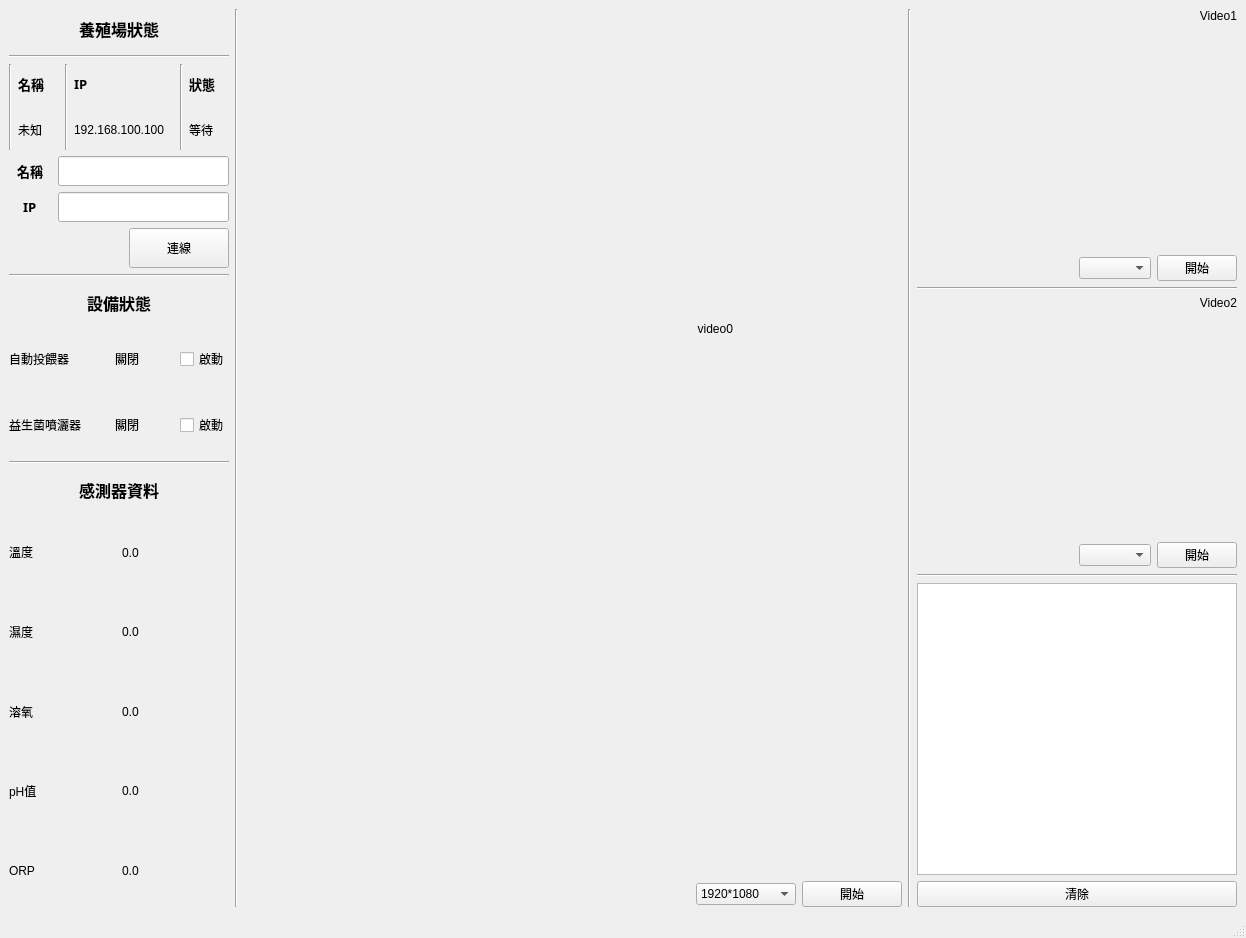
<?xml version="1.0" encoding="UTF-8"?>
<ui version="4.0">
 <class>AquaPlayer</class>
 <widget class="QMainWindow" name="AquaPlayer">
  <property name="geometry">
   <rect>
    <x>0</x>
    <y>0</y>
    <width>1246</width>
    <height>938</height>
   </rect>
  </property>
  <property name="windowTitle">
   <string>智慧養殖儀錶板</string>
  </property>
  <widget class="QWidget" name="centralwidget">
   <property name="sizePolicy">
    <sizepolicy hsizetype="Preferred" vsizetype="Preferred">
     <horstretch>0</horstretch>
     <verstretch>0</verstretch>
    </sizepolicy>
   </property>
   <layout class="QHBoxLayout" name="horizontalLayout_2" stretch="1,0,3,0,1">
    <item>
     <layout class="QVBoxLayout" name="verticalLayout_a">
      <property name="sizeConstraint">
       <enum>QLayout::SetMinimumSize</enum>
      </property>
      <item>
       <layout class="QVBoxLayout" name="layout_A1">
        <item>
         <layout class="QHBoxLayout" name="horizontalLayout_4">
          <item alignment="Qt::AlignHCenter">
           <widget class="QLabel" name="labTitle">
            <property name="sizePolicy">
             <sizepolicy hsizetype="Preferred" vsizetype="Preferred">
              <horstretch>0</horstretch>
              <verstretch>0</verstretch>
             </sizepolicy>
            </property>
            <property name="minimumSize">
             <size>
              <width>0</width>
              <height>20</height>
             </size>
            </property>
            <property name="maximumSize">
             <size>
              <width>16777215</width>
              <height>40</height>
             </size>
            </property>
            <property name="font">
             <font>
              <family>微軟正黑體</family>
              <pointsize>12</pointsize>
              <weight>75</weight>
              <bold>true</bold>
             </font>
            </property>
            <property name="text">
             <string>養殖場狀態</string>
            </property>
           </widget>
          </item>
         </layout>
        </item>
        <item>
         <widget class="Line" name="line_5">
          <property name="orientation">
           <enum>Qt::Horizontal</enum>
          </property>
         </widget>
        </item>
        <item>
         <layout class="QHBoxLayout" name="horizontalLayout_16">
          <item>
           <widget class="Line" name="line_4">
            <property name="orientation">
             <enum>Qt::Vertical</enum>
            </property>
           </widget>
          </item>
          <item>
           <layout class="QVBoxLayout" name="verticalLayout_3">
            <item>
             <widget class="QLabel" name="labNameTitle">
              <property name="sizePolicy">
               <sizepolicy hsizetype="Preferred" vsizetype="Preferred">
                <horstretch>1</horstretch>
                <verstretch>0</verstretch>
               </sizepolicy>
              </property>
              <property name="minimumSize">
               <size>
                <width>0</width>
                <height>30</height>
               </size>
              </property>
              <property name="maximumSize">
               <size>
                <width>16777215</width>
                <height>40</height>
               </size>
              </property>
              <property name="font">
               <font>
                <family>微軟正黑體</family>
                <pointsize>10</pointsize>
                <weight>75</weight>
                <bold>true</bold>
               </font>
              </property>
              <property name="text">
               <string>名稱</string>
              </property>
             </widget>
            </item>
            <item>
             <widget class="QLabel" name="labName">
              <property name="sizePolicy">
               <sizepolicy hsizetype="Preferred" vsizetype="Preferred">
                <horstretch>1</horstretch>
                <verstretch>0</verstretch>
               </sizepolicy>
              </property>
              <property name="minimumSize">
               <size>
                <width>0</width>
                <height>30</height>
               </size>
              </property>
              <property name="maximumSize">
               <size>
                <width>16777215</width>
                <height>40</height>
               </size>
              </property>
              <property name="text">
               <string>未知</string>
              </property>
             </widget>
            </item>
           </layout>
          </item>
          <item>
           <widget class="Line" name="line_7">
            <property name="orientation">
             <enum>Qt::Vertical</enum>
            </property>
           </widget>
          </item>
          <item>
           <layout class="QVBoxLayout" name="verticalLayout_2">
            <item>
             <widget class="QLabel" name="labIPTitle">
              <property name="sizePolicy">
               <sizepolicy hsizetype="Preferred" vsizetype="Preferred">
                <horstretch>2</horstretch>
                <verstretch>0</verstretch>
               </sizepolicy>
              </property>
              <property name="minimumSize">
               <size>
                <width>0</width>
                <height>30</height>
               </size>
              </property>
              <property name="maximumSize">
               <size>
                <width>16777215</width>
                <height>40</height>
               </size>
              </property>
              <property name="font">
               <font>
                <family>微軟正黑體</family>
                <pointsize>10</pointsize>
                <weight>75</weight>
                <bold>true</bold>
               </font>
              </property>
              <property name="text">
               <string>IP</string>
              </property>
             </widget>
            </item>
            <item>
             <widget class="QLabel" name="labIP">
              <property name="sizePolicy">
               <sizepolicy hsizetype="Preferred" vsizetype="Preferred">
                <horstretch>2</horstretch>
                <verstretch>0</verstretch>
               </sizepolicy>
              </property>
              <property name="minimumSize">
               <size>
                <width>100</width>
                <height>30</height>
               </size>
              </property>
              <property name="maximumSize">
               <size>
                <width>16777215</width>
                <height>40</height>
               </size>
              </property>
              <property name="text">
               <string>192.168.100.100</string>
              </property>
             </widget>
            </item>
           </layout>
          </item>
          <item>
           <widget class="Line" name="line_8">
            <property name="minimumSize">
             <size>
              <width>0</width>
              <height>0</height>
             </size>
            </property>
            <property name="orientation">
             <enum>Qt::Vertical</enum>
            </property>
           </widget>
          </item>
          <item>
           <layout class="QVBoxLayout" name="verticalLayout_4">
            <item>
             <widget class="QLabel" name="labStatusTitle">
              <property name="sizePolicy">
               <sizepolicy hsizetype="Preferred" vsizetype="Preferred">
                <horstretch>1</horstretch>
                <verstretch>0</verstretch>
               </sizepolicy>
              </property>
              <property name="minimumSize">
               <size>
                <width>0</width>
                <height>30</height>
               </size>
              </property>
              <property name="maximumSize">
               <size>
                <width>16777215</width>
                <height>40</height>
               </size>
              </property>
              <property name="font">
               <font>
                <family>微軟正黑體</family>
                <pointsize>10</pointsize>
                <weight>75</weight>
                <bold>true</bold>
               </font>
              </property>
              <property name="text">
               <string>狀態</string>
              </property>
             </widget>
            </item>
            <item>
             <widget class="QLabel" name="labStatus">
              <property name="sizePolicy">
               <sizepolicy hsizetype="Preferred" vsizetype="Preferred">
                <horstretch>1</horstretch>
                <verstretch>0</verstretch>
               </sizepolicy>
              </property>
              <property name="minimumSize">
               <size>
                <width>0</width>
                <height>30</height>
               </size>
              </property>
              <property name="maximumSize">
               <size>
                <width>16777215</width>
                <height>40</height>
               </size>
              </property>
              <property name="text">
               <string>等待</string>
              </property>
             </widget>
            </item>
           </layout>
          </item>
         </layout>
        </item>
        <item>
         <layout class="QHBoxLayout" name="horizontalLayout_14">
          <item alignment="Qt::AlignHCenter">
           <widget class="QLabel" name="labNameKeyinTitle">
            <property name="sizePolicy">
             <sizepolicy hsizetype="Preferred" vsizetype="Preferred">
              <horstretch>1</horstretch>
              <verstretch>0</verstretch>
             </sizepolicy>
            </property>
            <property name="minimumSize">
             <size>
              <width>0</width>
              <height>30</height>
             </size>
            </property>
            <property name="maximumSize">
             <size>
              <width>16777215</width>
              <height>40</height>
             </size>
            </property>
            <property name="font">
             <font>
              <family>微軟正黑體</family>
              <pointsize>10</pointsize>
              <weight>75</weight>
              <bold>true</bold>
             </font>
            </property>
            <property name="text">
             <string>名稱</string>
            </property>
           </widget>
          </item>
          <item>
           <widget class="QLineEdit" name="txtName">
            <property name="sizePolicy">
             <sizepolicy hsizetype="Expanding" vsizetype="Fixed">
              <horstretch>4</horstretch>
              <verstretch>0</verstretch>
             </sizepolicy>
            </property>
            <property name="minimumSize">
             <size>
              <width>0</width>
              <height>30</height>
             </size>
            </property>
           </widget>
          </item>
         </layout>
        </item>
        <item>
         <layout class="QHBoxLayout" name="horizontalLayout">
          <item alignment="Qt::AlignHCenter">
           <widget class="QLabel" name="labIPKeyinTitle">
            <property name="sizePolicy">
             <sizepolicy hsizetype="Preferred" vsizetype="Preferred">
              <horstretch>1</horstretch>
              <verstretch>0</verstretch>
             </sizepolicy>
            </property>
            <property name="minimumSize">
             <size>
              <width>0</width>
              <height>30</height>
             </size>
            </property>
            <property name="maximumSize">
             <size>
              <width>16777215</width>
              <height>40</height>
             </size>
            </property>
            <property name="font">
             <font>
              <family>微軟正黑體</family>
              <pointsize>10</pointsize>
              <weight>75</weight>
              <bold>true</bold>
             </font>
            </property>
            <property name="text">
             <string>IP</string>
            </property>
           </widget>
          </item>
          <item>
           <widget class="QLineEdit" name="txtIP">
            <property name="sizePolicy">
             <sizepolicy hsizetype="Expanding" vsizetype="Fixed">
              <horstretch>4</horstretch>
              <verstretch>0</verstretch>
             </sizepolicy>
            </property>
            <property name="minimumSize">
             <size>
              <width>0</width>
              <height>30</height>
             </size>
            </property>
           </widget>
          </item>
         </layout>
        </item>
        <item>
         <layout class="QHBoxLayout" name="horizontalLayout_13">
          <item>
           <spacer name="horizontalSpacer_5">
            <property name="orientation">
             <enum>Qt::Horizontal</enum>
            </property>
            <property name="sizeHint" stdset="0">
             <size>
              <width>40</width>
              <height>20</height>
             </size>
            </property>
           </spacer>
          </item>
          <item>
           <widget class="QPushButton" name="btnConn">
            <property name="minimumSize">
             <size>
              <width>100</width>
              <height>30</height>
             </size>
            </property>
            <property name="maximumSize">
             <size>
              <width>16777215</width>
              <height>40</height>
             </size>
            </property>
            <property name="text">
             <string>連線</string>
            </property>
           </widget>
          </item>
         </layout>
        </item>
       </layout>
      </item>
      <item>
       <widget class="Line" name="line_3">
        <property name="orientation">
         <enum>Qt::Horizontal</enum>
        </property>
       </widget>
      </item>
      <item>
       <layout class="QVBoxLayout" name="layout_A2" stretch="0,1,1">
        <item>
         <layout class="QVBoxLayout" name="verticalLayout">
          <item alignment="Qt::AlignHCenter">
           <widget class="QLabel" name="labDeviceStatus">
            <property name="minimumSize">
             <size>
              <width>0</width>
              <height>0</height>
             </size>
            </property>
            <property name="maximumSize">
             <size>
              <width>16777215</width>
              <height>40</height>
             </size>
            </property>
            <property name="font">
             <font>
              <family>微軟正黑體</family>
              <pointsize>12</pointsize>
              <weight>75</weight>
              <bold>true</bold>
             </font>
            </property>
            <property name="text">
             <string>設備狀態</string>
            </property>
           </widget>
          </item>
         </layout>
        </item>
        <item>
         <layout class="QHBoxLayout" name="horizontalLayout_9" stretch="2,2,1">
          <item>
           <widget class="QLabel" name="labDev1">
            <property name="sizePolicy">
             <sizepolicy hsizetype="Preferred" vsizetype="Preferred">
              <horstretch>1</horstretch>
              <verstretch>0</verstretch>
             </sizepolicy>
            </property>
            <property name="minimumSize">
             <size>
              <width>100</width>
              <height>60</height>
             </size>
            </property>
            <property name="text">
             <string>自動投餵器</string>
            </property>
           </widget>
          </item>
          <item>
           <widget class="QLabel" name="labDev1Status">
            <property name="sizePolicy">
             <sizepolicy hsizetype="Preferred" vsizetype="Preferred">
              <horstretch>1</horstretch>
              <verstretch>0</verstretch>
             </sizepolicy>
            </property>
            <property name="minimumSize">
             <size>
              <width>40</width>
              <height>0</height>
             </size>
            </property>
            <property name="text">
             <string>關閉</string>
            </property>
           </widget>
          </item>
          <item>
           <widget class="QCheckBox" name="cbAutoFeeder">
            <property name="text">
             <string>啟動</string>
            </property>
           </widget>
          </item>
         </layout>
        </item>
        <item>
         <layout class="QHBoxLayout" name="horizontalLayout_8" stretch="2,2,1">
          <item>
           <widget class="QLabel" name="labDev2">
            <property name="sizePolicy">
             <sizepolicy hsizetype="Preferred" vsizetype="Preferred">
              <horstretch>1</horstretch>
              <verstretch>0</verstretch>
             </sizepolicy>
            </property>
            <property name="minimumSize">
             <size>
              <width>100</width>
              <height>60</height>
             </size>
            </property>
            <property name="text">
             <string>益生菌噴灑器</string>
            </property>
           </widget>
          </item>
          <item>
           <widget class="QLabel" name="labDev2Status">
            <property name="sizePolicy">
             <sizepolicy hsizetype="Preferred" vsizetype="Preferred">
              <horstretch>1</horstretch>
              <verstretch>0</verstretch>
             </sizepolicy>
            </property>
            <property name="minimumSize">
             <size>
              <width>40</width>
              <height>0</height>
             </size>
            </property>
            <property name="autoFillBackground">
             <bool>false</bool>
            </property>
            <property name="text">
             <string>關閉</string>
            </property>
           </widget>
          </item>
          <item>
           <widget class="QCheckBox" name="cbProbioticSprayer">
            <property name="text">
             <string>啟動</string>
            </property>
           </widget>
          </item>
         </layout>
        </item>
       </layout>
      </item>
      <item>
       <widget class="Line" name="line_6">
        <property name="orientation">
         <enum>Qt::Horizontal</enum>
        </property>
       </widget>
      </item>
      <item>
       <layout class="QVBoxLayout" name="layout_A3">
        <item alignment="Qt::AlignHCenter">
         <widget class="QLabel" name="labSensorType">
          <property name="sizePolicy">
           <sizepolicy hsizetype="Preferred" vsizetype="Preferred">
            <horstretch>0</horstretch>
            <verstretch>0</verstretch>
           </sizepolicy>
          </property>
          <property name="minimumSize">
           <size>
            <width>0</width>
            <height>20</height>
           </size>
          </property>
          <property name="maximumSize">
           <size>
            <width>16777215</width>
            <height>40</height>
           </size>
          </property>
          <property name="font">
           <font>
            <family>微軟正黑體</family>
            <pointsize>12</pointsize>
            <weight>75</weight>
            <bold>true</bold>
           </font>
          </property>
          <property name="text">
           <string>感測器資料</string>
          </property>
         </widget>
        </item>
        <item>
         <layout class="QHBoxLayout" name="tempLayout" stretch="1,1">
          <item alignment="Qt::AlignVCenter">
           <widget class="QLabel" name="labTemp">
            <property name="sizePolicy">
             <sizepolicy hsizetype="Preferred" vsizetype="Preferred">
              <horstretch>1</horstretch>
              <verstretch>0</verstretch>
             </sizepolicy>
            </property>
            <property name="minimumSize">
             <size>
              <width>0</width>
              <height>60</height>
             </size>
            </property>
            <property name="text">
             <string>溫度</string>
            </property>
           </widget>
          </item>
          <item>
           <widget class="QLabel" name="labTempValue">
            <property name="sizePolicy">
             <sizepolicy hsizetype="Preferred" vsizetype="Preferred">
              <horstretch>3</horstretch>
              <verstretch>0</verstretch>
             </sizepolicy>
            </property>
            <property name="text">
             <string>0.0</string>
            </property>
           </widget>
          </item>
         </layout>
        </item>
        <item>
         <layout class="QHBoxLayout" name="humLayout" stretch="1,1">
          <item>
           <widget class="QLabel" name="labHum">
            <property name="sizePolicy">
             <sizepolicy hsizetype="Preferred" vsizetype="Preferred">
              <horstretch>1</horstretch>
              <verstretch>0</verstretch>
             </sizepolicy>
            </property>
            <property name="minimumSize">
             <size>
              <width>0</width>
              <height>60</height>
             </size>
            </property>
            <property name="text">
             <string>濕度</string>
            </property>
           </widget>
          </item>
          <item>
           <widget class="QLabel" name="labHumValue">
            <property name="sizePolicy">
             <sizepolicy hsizetype="Preferred" vsizetype="Preferred">
              <horstretch>3</horstretch>
              <verstretch>0</verstretch>
             </sizepolicy>
            </property>
            <property name="text">
             <string>0.0</string>
            </property>
           </widget>
          </item>
         </layout>
        </item>
        <item>
         <layout class="QHBoxLayout" name="DOLayout" stretch="1,1">
          <item>
           <widget class="QLabel" name="labDO">
            <property name="sizePolicy">
             <sizepolicy hsizetype="Preferred" vsizetype="Preferred">
              <horstretch>1</horstretch>
              <verstretch>0</verstretch>
             </sizepolicy>
            </property>
            <property name="minimumSize">
             <size>
              <width>0</width>
              <height>60</height>
             </size>
            </property>
            <property name="text">
             <string>溶氧</string>
            </property>
           </widget>
          </item>
          <item>
           <widget class="QLabel" name="labDOValue">
            <property name="sizePolicy">
             <sizepolicy hsizetype="Preferred" vsizetype="Preferred">
              <horstretch>3</horstretch>
              <verstretch>0</verstretch>
             </sizepolicy>
            </property>
            <property name="text">
             <string>0.0</string>
            </property>
           </widget>
          </item>
         </layout>
        </item>
        <item>
         <layout class="QHBoxLayout" name="pHLayout" stretch="1,1">
          <item>
           <widget class="QLabel" name="labPH">
            <property name="sizePolicy">
             <sizepolicy hsizetype="Preferred" vsizetype="Preferred">
              <horstretch>1</horstretch>
              <verstretch>0</verstretch>
             </sizepolicy>
            </property>
            <property name="minimumSize">
             <size>
              <width>0</width>
              <height>60</height>
             </size>
            </property>
            <property name="text">
             <string>pH值</string>
            </property>
           </widget>
          </item>
          <item>
           <widget class="QLabel" name="labPHValue">
            <property name="sizePolicy">
             <sizepolicy hsizetype="Preferred" vsizetype="Preferred">
              <horstretch>3</horstretch>
              <verstretch>0</verstretch>
             </sizepolicy>
            </property>
            <property name="text">
             <string>0.0</string>
            </property>
           </widget>
          </item>
         </layout>
        </item>
        <item>
         <layout class="QHBoxLayout" name="ORPLayout" stretch="1,1">
          <item>
           <widget class="QLabel" name="labORPValue">
            <property name="sizePolicy">
             <sizepolicy hsizetype="Preferred" vsizetype="Preferred">
              <horstretch>1</horstretch>
              <verstretch>0</verstretch>
             </sizepolicy>
            </property>
            <property name="minimumSize">
             <size>
              <width>0</width>
              <height>60</height>
             </size>
            </property>
            <property name="text">
             <string>ORP</string>
            </property>
           </widget>
          </item>
          <item>
           <widget class="QLabel" name="labORP">
            <property name="sizePolicy">
             <sizepolicy hsizetype="Preferred" vsizetype="Preferred">
              <horstretch>3</horstretch>
              <verstretch>0</verstretch>
             </sizepolicy>
            </property>
            <property name="text">
             <string>0.0</string>
            </property>
           </widget>
          </item>
         </layout>
        </item>
       </layout>
      </item>
     </layout>
    </item>
    <item>
     <widget class="Line" name="line_10">
      <property name="orientation">
       <enum>Qt::Vertical</enum>
      </property>
     </widget>
    </item>
    <item>
     <layout class="QVBoxLayout" name="verticalLayout_b" stretch="1,0">
      <item>
       <layout class="QHBoxLayout" name="horizontalLayout_10">
        <item alignment="Qt::AlignHCenter|Qt::AlignVCenter">
         <widget class="QLabel" name="labVideo0">
          <property name="sizePolicy">
           <sizepolicy hsizetype="Minimum" vsizetype="Minimum">
            <horstretch>0</horstretch>
            <verstretch>0</verstretch>
           </sizepolicy>
          </property>
          <property name="minimumSize">
           <size>
            <width>320</width>
            <height>240</height>
           </size>
          </property>
          <property name="text">
           <string>video0</string>
          </property>
          <property name="alignment">
           <set>Qt::AlignRight|Qt::AlignTop|Qt::AlignTrailing</set>
          </property>
         </widget>
        </item>
       </layout>
      </item>
      <item>
       <layout class="QHBoxLayout" name="horizontalLayout_15">
        <item>
         <spacer name="horizontalSpacer">
          <property name="orientation">
           <enum>Qt::Horizontal</enum>
          </property>
          <property name="sizeHint" stdset="0">
           <size>
            <width>40</width>
            <height>20</height>
           </size>
          </property>
         </spacer>
        </item>
        <item>
         <widget class="QComboBox" name="cbxQuality">
          <property name="minimumSize">
           <size>
            <width>100</width>
            <height>0</height>
           </size>
          </property>
          <item>
           <property name="text">
            <string>1920*1080</string>
           </property>
          </item>
          <item>
           <property name="text">
            <string>1280*1024</string>
           </property>
          </item>
          <item>
           <property name="text">
            <string>640*480</string>
           </property>
          </item>
          <item>
           <property name="text">
            <string>320*240</string>
           </property>
          </item>
         </widget>
        </item>
        <item>
         <widget class="QPushButton" name="btnStrVideo0">
          <property name="minimumSize">
           <size>
            <width>100</width>
            <height>0</height>
           </size>
          </property>
          <property name="text">
           <string>開始</string>
          </property>
         </widget>
        </item>
       </layout>
      </item>
     </layout>
    </item>
    <item>
     <widget class="Line" name="line_11">
      <property name="orientation">
       <enum>Qt::Vertical</enum>
      </property>
     </widget>
    </item>
    <item>
     <layout class="QVBoxLayout" name="verticalLayout_c">
      <item alignment="Qt::AlignHCenter|Qt::AlignVCenter">
       <widget class="QLabel" name="labVideo1">
        <property name="minimumSize">
         <size>
          <width>320</width>
          <height>240</height>
         </size>
        </property>
        <property name="text">
         <string>Video1</string>
        </property>
        <property name="alignment">
         <set>Qt::AlignRight|Qt::AlignTop|Qt::AlignTrailing</set>
        </property>
       </widget>
      </item>
      <item>
       <layout class="QHBoxLayout" name="horizontalLayout_5">
        <item>
         <spacer name="horizontalSpacer_2">
          <property name="orientation">
           <enum>Qt::Horizontal</enum>
          </property>
          <property name="sizeHint" stdset="0">
           <size>
            <width>40</width>
            <height>20</height>
           </size>
          </property>
         </spacer>
        </item>
        <item>
         <widget class="QComboBox" name="comboBox"/>
        </item>
        <item>
         <widget class="QPushButton" name="btnStrVideo1">
          <property name="text">
           <string>開始</string>
          </property>
         </widget>
        </item>
       </layout>
      </item>
      <item>
       <widget class="Line" name="line_2">
        <property name="orientation">
         <enum>Qt::Horizontal</enum>
        </property>
       </widget>
      </item>
      <item>
       <widget class="QLabel" name="labVideo2">
        <property name="minimumSize">
         <size>
          <width>320</width>
          <height>240</height>
         </size>
        </property>
        <property name="text">
         <string>Video2</string>
        </property>
        <property name="alignment">
         <set>Qt::AlignRight|Qt::AlignTop|Qt::AlignTrailing</set>
        </property>
       </widget>
      </item>
      <item>
       <layout class="QHBoxLayout" name="horizontalLayout_6">
        <item>
         <spacer name="horizontalSpacer_3">
          <property name="orientation">
           <enum>Qt::Horizontal</enum>
          </property>
          <property name="sizeHint" stdset="0">
           <size>
            <width>40</width>
            <height>20</height>
           </size>
          </property>
         </spacer>
        </item>
        <item>
         <widget class="QComboBox" name="comboBox_2"/>
        </item>
        <item>
         <widget class="QPushButton" name="btnStrVideo2">
          <property name="text">
           <string>開始</string>
          </property>
         </widget>
        </item>
       </layout>
      </item>
      <item>
       <widget class="Line" name="line">
        <property name="orientation">
         <enum>Qt::Horizontal</enum>
        </property>
       </widget>
      </item>
      <item>
       <widget class="QPlainTextEdit" name="pteComm"/>
      </item>
      <item>
       <layout class="QHBoxLayout" name="horizontalLayout_7">
        <item>
         <widget class="QPushButton" name="btnClear">
          <property name="text">
           <string>清除</string>
          </property>
         </widget>
        </item>
       </layout>
      </item>
     </layout>
    </item>
   </layout>
  </widget>
  <widget class="QMenuBar" name="menubar">
   <property name="geometry">
    <rect>
     <x>0</x>
     <y>0</y>
     <width>1246</width>
     <height>25</height>
    </rect>
   </property>
  </widget>
  <widget class="QStatusBar" name="statusbar"/>
 </widget>
 <resources/>
 <connections/>
</ui>
